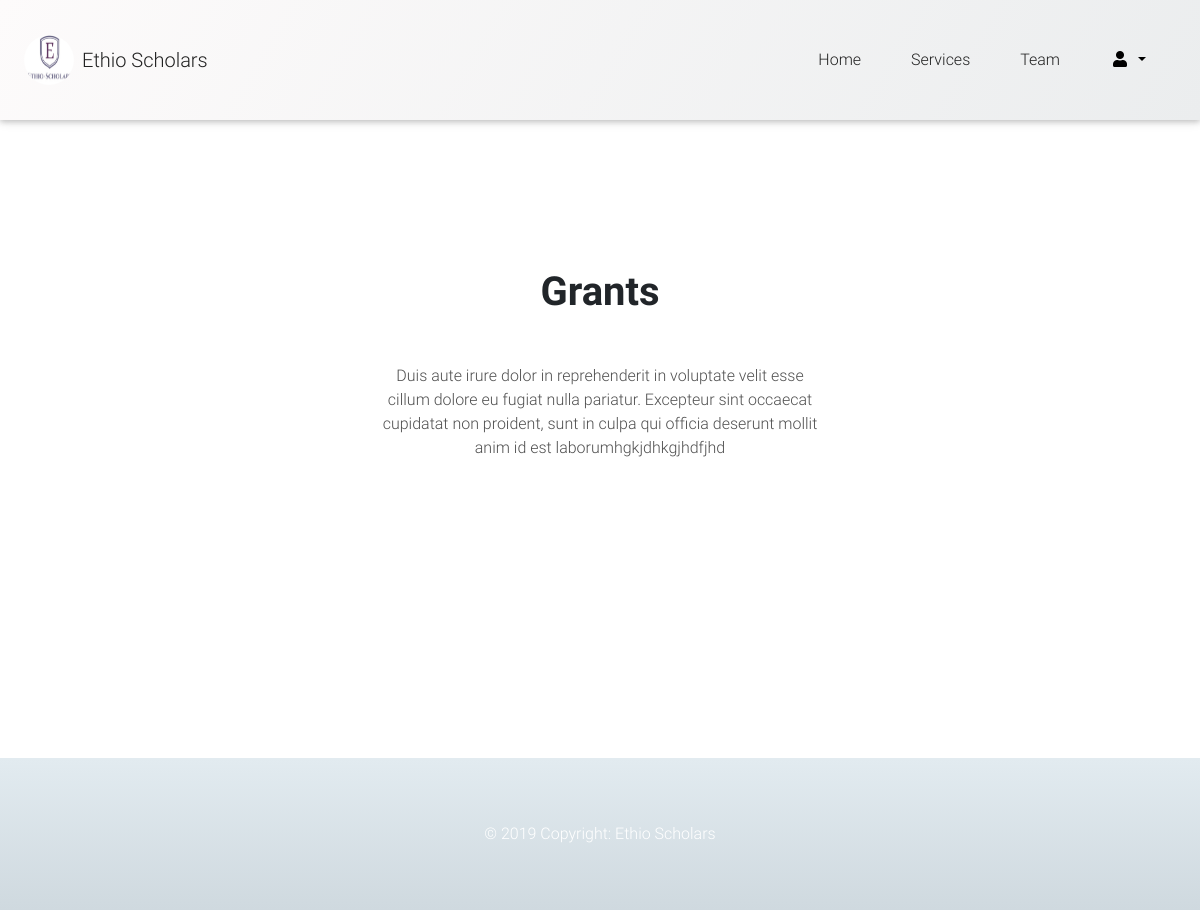
Before: /MDB-Free_4.8.2/grant.php with the older database file.
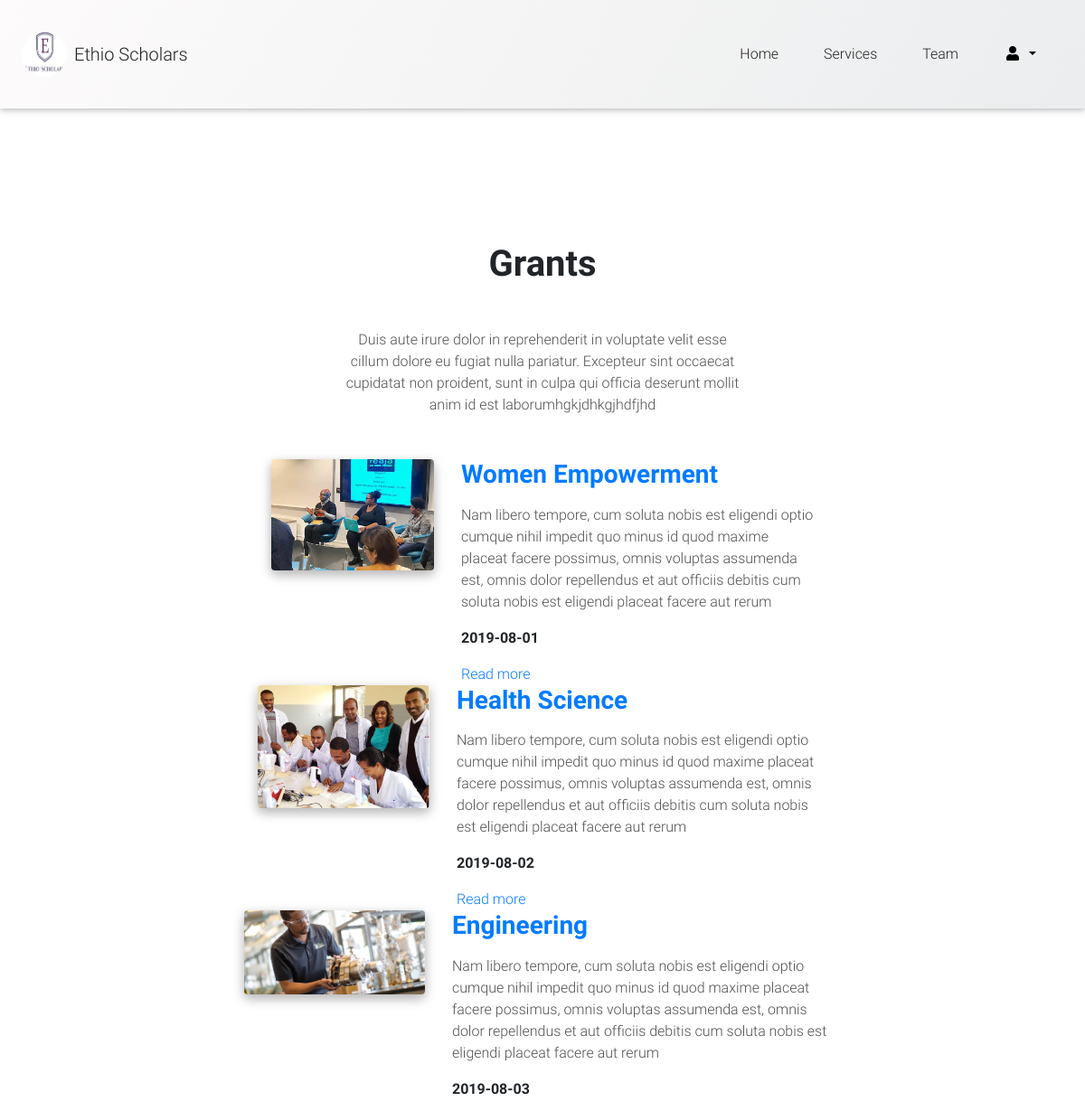
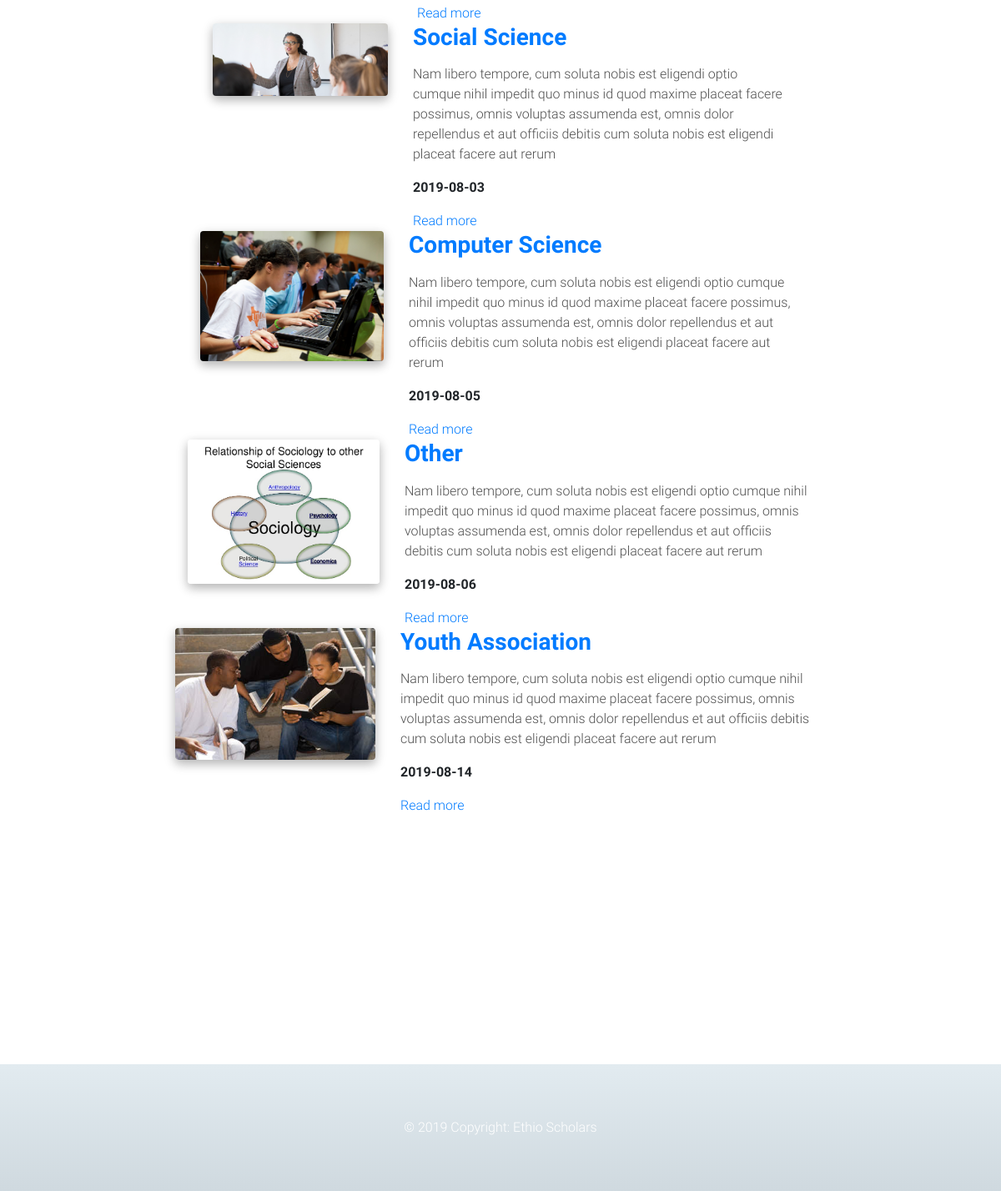
After: the same page with the newer database file (2 pictures, top to bottom).
### tables this page shows
CREATE TABLE IF NOT EXISTS `grantdoc` (
  `id` int(11) NOT NULL AUTO_INCREMENT,
  `path` varchar(50) DEFAULT NULL,
  `title` varchar(50) NOT NULL,
  `dept` varchar(50) NOT NULL,
  `disc` varchar(1000) NOT NULL,
  `price` int(11) NOT NULL,
  `published` varchar(120) DEFAULT NULL,
  `picpath` varchar(400) DEFAULT NULL,
  PRIMARY KEY (`id`)
);

### MDB-Free_4.8.2/grant.php (the view, shortened to what this page needs)
 <?php
   include_once './template/header.php';
  ?>
  <?php
  $db2=new dbconnect();
  $conn=$db2->connect();
  $query="Select * from grantdoc";
  $result3=mysqli_query($conn,$query);
  ?>
        <div class="section1">
<section class="my-5">
    <h2 class="h1-responsive font-weight-bold text-center my-5">Grants</h2>
    <p class="text-center dark-grey-text w-responsive mx-auto mb-5">Duis aute irure dolor in reprehenderit in
      voluptate velit esse cillum dolore eu fugiat nulla pariatur. Excepteur sint occaecat cupidatat non
      proident, sunt in culpa qui officia deserunt mollit anim id est laborumhgkjdhkgjhdfjhd</p>
        <?php while ($row=  mysqli_fetch_array($result3)):;?>
    <div class="row">
      <div class="col-lg-5 col-xl-4">
        <div class="view overlay rounded z-depth-1-half mb-lg-0 mb-4">
            <img class="img-fluid" src="<?php echo $row[7];?>" alt="women's in charge">
        </div>
      </div>
      <div class="col-lg-7 col-xl-8">
        <h3 class="font-weight-bold mb-3"><strong><a href="#"><?php echo $row[2]; ?></a></strong></h3>
        <p class="dark-grey-text"><?php echo $row[4]; ?></p>
        <p> <a class="font-weight-bold"><?php echo $row[6];?></p>
            <a href="http://etd.aau.edu.et/handle/123456789/1658">Read more</a></a>
      </div>
<?php endwhile; ?>
                  </div>
       </div>
      </section>
</div>
         <?php
       include_once './template/footer.php';
        ?>

Changed rows visible on the page:
added grantdoc: picpath (picture), title "Women Empowerment", disc "Nam libero tempore, cum soluta nobis est eligendi optio cumque nihil impedit quo minus id quod maxime placeat facere possimus, omnis voluptas assumenda est, omnis dolor repellendus et aut officiis debitis cum soluta nobis est eligendi placeat facere aut rerum", published "2019-08-01"
added grantdoc: picpath (picture), title "Health Science", disc "Nam libero tempore, cum soluta nobis est eligendi optio cumque nihil impedit quo minus id quod maxime placeat facere possimus, omnis voluptas assumenda est, omnis dolor repellendus et aut officiis debitis cum soluta nobis est eligendi placeat facere aut rerum", published "2019-08-02"
added grantdoc: picpath (picture), title "Engineering", disc "Nam libero tempore, cum soluta nobis est eligendi optio cumque nihil impedit quo minus id quod maxime placeat facere possimus, omnis voluptas assumenda est, omnis dolor repellendus et aut officiis debitis cum soluta nobis est eligendi placeat facere aut rerum", published "2019-08-03"
added grantdoc: picpath (picture), title "Social Science", disc "Nam libero tempore, cum soluta nobis est eligendi optio cumque nihil impedit quo minus id quod maxime placeat facere possimus, omnis voluptas assumenda est, omnis dolor repellendus et aut officiis debitis cum soluta nobis est eligendi placeat facere aut rerum", published "2019-08-03"
added grantdoc: picpath (picture), title "Computer Science", disc "Nam libero tempore, cum soluta nobis est eligendi optio cumque nihil impedit quo minus id quod maxime placeat facere possimus, omnis voluptas assumenda est, omnis dolor repellendus et aut officiis debitis cum soluta nobis est eligendi placeat facere aut rerum", published "2019-08-05"
added grantdoc: picpath (picture), title "Other", disc "Nam libero tempore, cum soluta nobis est eligendi optio cumque nihil impedit quo minus id quod maxime placeat facere possimus, omnis voluptas assumenda est, omnis dolor repellendus et aut officiis debitis cum soluta nobis est eligendi placeat facere aut rerum", published "2019-08-06"
added grantdoc: picpath (picture), title "Youth Association", disc "Nam libero tempore, cum soluta nobis est eligendi optio cumque nihil impedit quo minus id quod maxime placeat facere possimus, omnis voluptas assumenda est, omnis dolor repellendus et aut officiis debitis cum soluta nobis est eligendi placeat facere aut rerum", published "2019-08-14"
